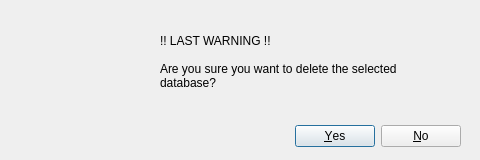
<?xml version="1.0" encoding="UTF-8"?>
<ui version="4.0">
 <class>Dialog</class>
 <widget class="QDialog" name="Dialog">
  <property name="geometry">
   <rect>
    <x>0</x>
    <y>0</y>
    <width>480</width>
    <height>160</height>
   </rect>
  </property>
  <property name="minimumSize">
   <size>
    <width>480</width>
    <height>160</height>
   </size>
  </property>
  <property name="maximumSize">
   <size>
    <width>480</width>
    <height>160</height>
   </size>
  </property>
  <property name="windowTitle">
   <string>Confirm Deletion!</string>
  </property>
  <property name="windowIcon">
   <iconset>
    <normaloff>icon.png</normaloff>icon.png</iconset>
  </property>
  <property name="sizeGripEnabled">
   <bool>false</bool>
  </property>
  <property name="modal">
   <bool>false</bool>
  </property>
  <widget class="QDialogButtonBox" name="buttonBox">
   <property name="geometry">
    <rect>
     <x>110</x>
     <y>120</y>
     <width>351</width>
     <height>32</height>
    </rect>
   </property>
   <property name="cursor">
    <cursorShape>PointingHandCursor</cursorShape>
   </property>
   <property name="focusPolicy">
    <enum>Qt::StrongFocus</enum>
   </property>
   <property name="orientation">
    <enum>Qt::Horizontal</enum>
   </property>
   <property name="standardButtons">
    <set>QDialogButtonBox::No|QDialogButtonBox::Yes</set>
   </property>
   <property name="centerButtons">
    <bool>false</bool>
   </property>
  </widget>
  <widget class="QLabel" name="label">
   <property name="geometry">
    <rect>
     <x>30</x>
     <y>30</y>
     <width>91</width>
     <height>91</height>
    </rect>
   </property>
   <property name="text">
    <string/>
   </property>
   <property name="pixmap">
    <pixmap>../PNG/warning.png</pixmap>
   </property>
   <property name="scaledContents">
    <bool>true</bool>
   </property>
  </widget>
  <widget class="QLabel" name="label_2">
   <property name="geometry">
    <rect>
     <x>160</x>
     <y>50</y>
     <width>251</width>
     <height>51</height>
    </rect>
   </property>
   <property name="styleSheet">
    <string notr="true">font: italic 12pt &quot;Segoe UI&quot;;</string>
   </property>
   <property name="text">
    <string>Are you sure you want to delete the selected database?</string>
   </property>
   <property name="textFormat">
    <enum>Qt::PlainText</enum>
   </property>
   <property name="wordWrap">
    <bool>true</bool>
   </property>
  </widget>
  <widget class="QLabel" name="label_3">
   <property name="geometry">
    <rect>
     <x>160</x>
     <y>30</y>
     <width>221</width>
     <height>21</height>
    </rect>
   </property>
   <property name="styleSheet">
    <string notr="true">font: 75 12pt &quot;Terminal&quot;;</string>
   </property>
   <property name="text">
    <string>!! LAST WARNING !!</string>
   </property>
  </widget>
 </widget>
 <resources/>
 <connections>
  <connection>
   <sender>buttonBox</sender>
   <signal>accepted()</signal>
   <receiver>Dialog</receiver>
   <slot>accept()</slot>
   <hints>
    <hint type="sourcelabel">
     <x>248</x>
     <y>254</y>
    </hint>
    <hint type="destinationlabel">
     <x>157</x>
     <y>274</y>
    </hint>
   </hints>
  </connection>
  <connection>
   <sender>buttonBox</sender>
   <signal>rejected()</signal>
   <receiver>Dialog</receiver>
   <slot>reject()</slot>
   <hints>
    <hint type="sourcelabel">
     <x>316</x>
     <y>260</y>
    </hint>
    <hint type="destinationlabel">
     <x>286</x>
     <y>274</y>
    </hint>
   </hints>
  </connection>
 </connections>
</ui>
